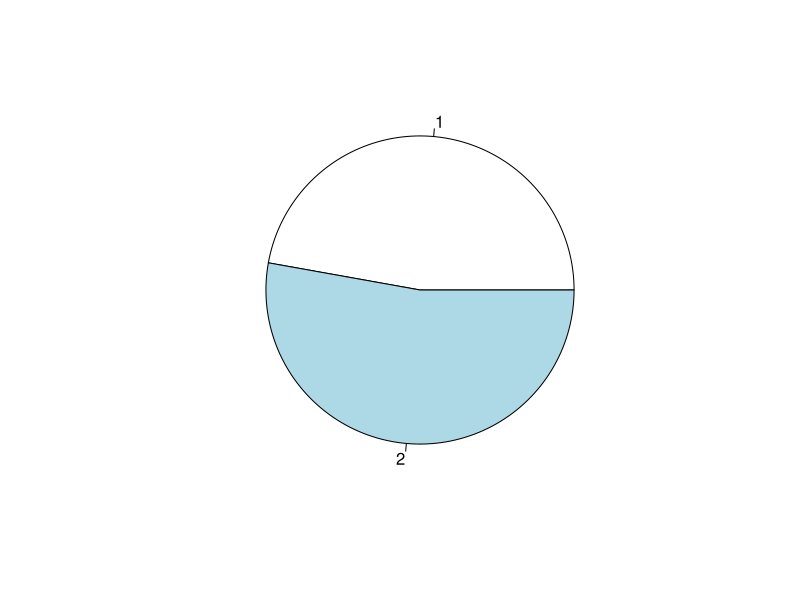
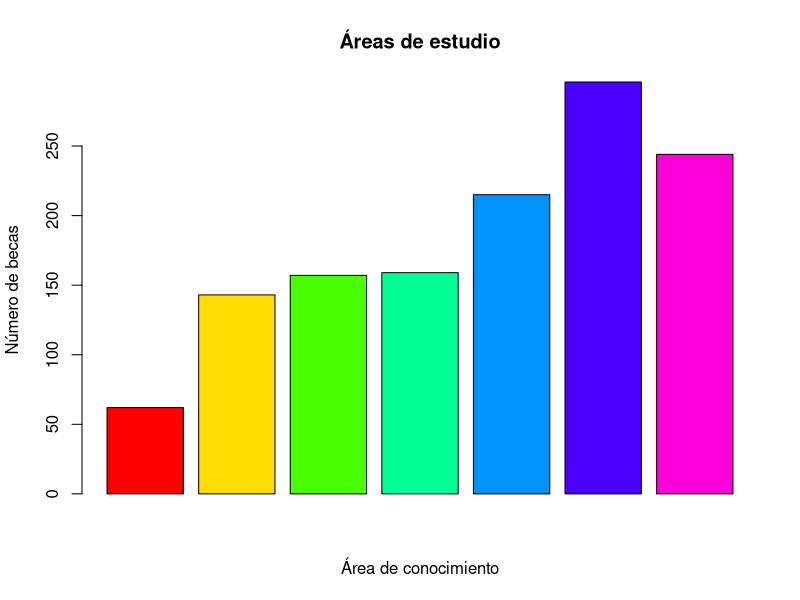
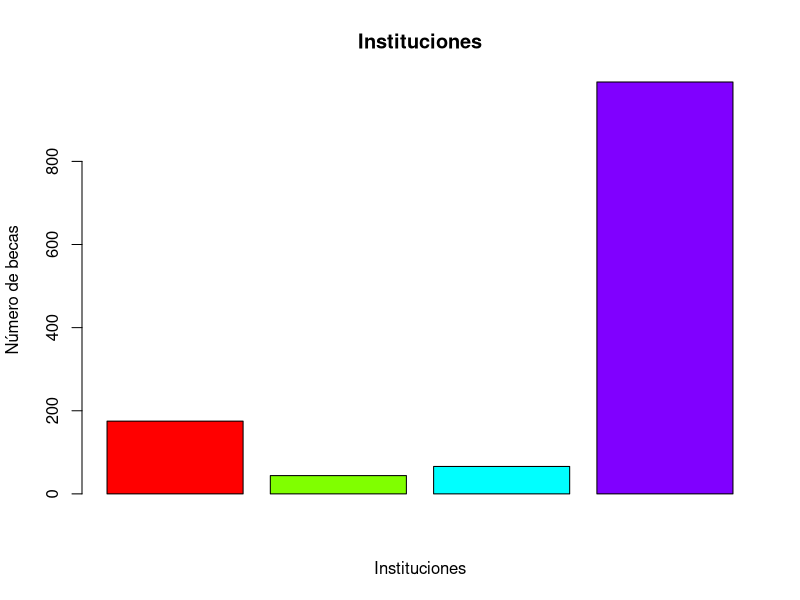

These charts were generated, in order, by the following R code:
## ---- chunk 1
# carga de Datos

datos <- read.csv("Becas_Nuevas_2014.csv")

#datos <- read.csv("C:\Users\Angie\Desktop\Proyecto_R_AMVC\Becas_Nuevas_2014.csv",header = TRUE, sep = ",", stringsAsFactors = FALSE)
library(ggplot2)


library(modeest)
## ---- chunk 2
head(datos)

#media
# Con la media obtenemos el promedio del numero de instituciones a las cuales les ha brindado una beca.
mean(datos$Num_institucion)

#mediana
# Con la mediana obtenemos el valor que se encuentra justo en medio cuando se ordenan los datos, es decir cuando se ordenan las instituciones.

median(datos$Num_institucion)

## ---- chunk 3
# Becas brindadas a la UNAM



#varianza
var(datos$Num_entidad)



## ---- chunk 4
#suma de total por género
# class(datos$GENERO)

#Total cuantos Hombres se les ha asignado una beca en el 2014
masculino <- sum(datos$GENERO==2)
masculino
#Total cuantos Hombres se les ha asignado una beca en el 2014
femenino <- sum(datos$GENERO==1)
femenino

#se realiza una grafica de pastel para ver la información antes mencionada
sexo <- c(masculino,femenino)
pie(sexo)

## ---- chunk 5
# Áreas de estudio a las cuales se les ha brindado alguna beca concacyt
FISICOMATEMATICAS<- sum(datos$Num_area==1)
BIOLOGIAQUIMICA<- sum(datos$Num_area==2)
MEDICINADELASALUD<- sum(datos$Num_area==3)
HUMANIDADESDECONDUCTA<- sum(datos$Num_area==4)
CIENCIASSOCIALES<- sum(datos$Num_area==5)
BIOTECNOLOGIAAGROPECUARIAS<- sum(datos$Num_area==6)
INGENIERIAS<- sum(datos$Num_area==7)

Carreras<-c(FISICOMATEMATICAS,
            BIOLOGIAQUIMICA,
            MEDICINADELASALUD,
            HUMANIDADESDECONDUCTA,
            CIENCIASSOCIALES,
            BIOTECNOLOGIAAGROPECUARIAS,
            INGENIERIAS)

# gráfica de barras para ver el porcentaje en las diferentes áreas
barplot(Carreras,col=rainbow(7),main="Áreas de estudio", xlab = "Área de conocimiento", ylab ="Número de becas")
## ---- chunk 6

# Debido a que son muchas instituciones, decidi seleccionar a las mas importantes en la CDMX, sin dejar de lado todas las demás instituciones.
UNAM<-sum(datos$INSTITUCION.DESTINO=="UNAM")
UNAM
UAM<-sum(datos$INSTITUCION.DESTINO=="UAM")
UAM
IPN<-sum(datos$INSTITUCION.DESTINO=="IPN")
IPN
total <- nrow(datos)
total
OTROS <-total-(UNAM+UAM+IPN)
OTROS
Instituciones<-c(UNAM,UAM,IPN,OTROS)
barplot(Instituciones,col=rainbow(4),main="Instituciones", xlab = "Instituciones", ylab ="Número de becas")
